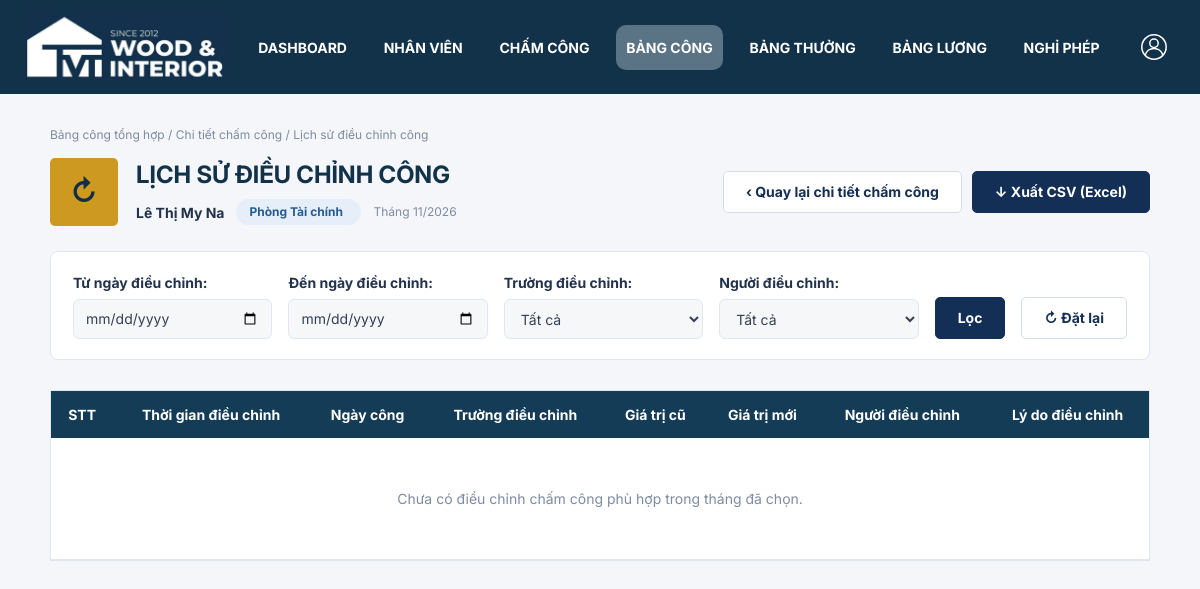
The page /bang_cong/nhan-vien/8/lich-su/?month=11&year=2026 (signed in) on the database as committed earlier.
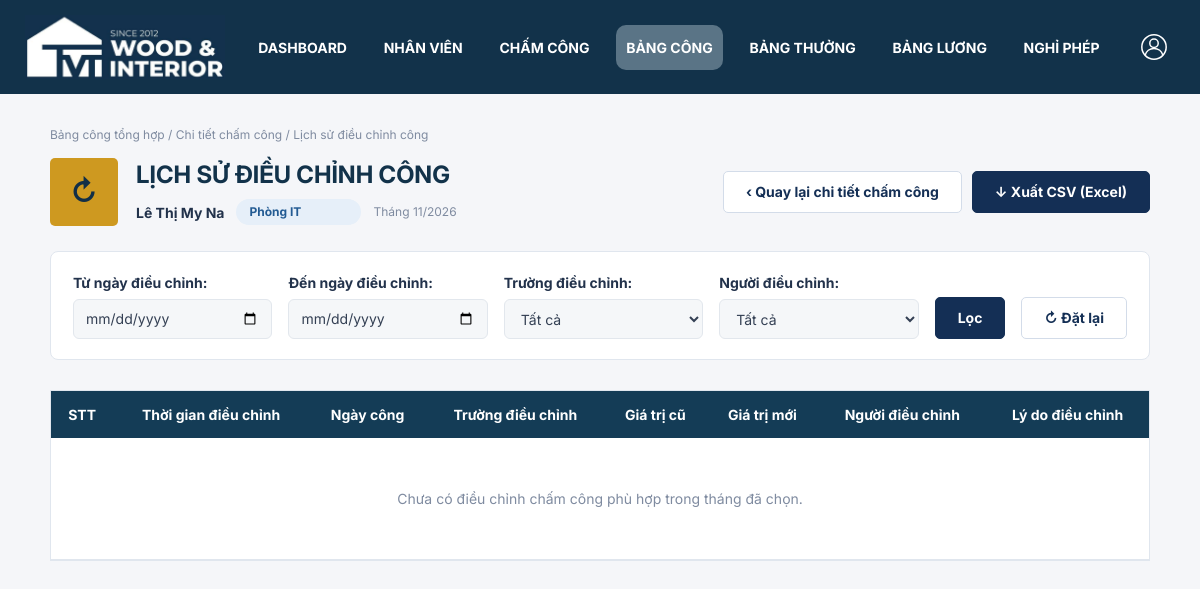
The same page on the database as committed later.
### nhan_vien/models.py (models this page shows, shortened)
class Employee(models.Model):
    GENDER_CHOICES = [('Nam', 'Nam'), ('Nữ', 'Nữ')]
    EMPLOYMENT_STATUS_CHOICES = [
        ('Đang làm việc', 'Đang làm việc'),
        ('Tạm nghỉ', 'Tạm nghỉ'),
        ('Đã nghỉ việc', 'Đã nghỉ việc'),
    ]
    code = models.CharField('Mã nhân viên', max_length=25, unique=True)
    full_name = models.CharField('Họ tên', max_length=255)
    user = models.OneToOneField(settings.AUTH_USER_MODEL, on_delete=models.PROTECT,
                               related_name='employee', verbose_name='Tài khoản')
    department = models.ForeignKey(Department, on_delete=models.PROTECT, verbose_name='Phòng ban')
    position = models.ForeignKey('Position', null=True, blank=True, on_delete=models.SET_NULL,
                                 related_name='employees', verbose_name='Chức vụ')
    avatar = models.FileField('Ảnh đại diện', upload_to='employees/avatars/', blank=True,
                              validators=[FileExtensionValidator(['jpg', 'jpeg', 'png', 'webp'])])
    national_id = models.CharField('CCCD', max_length=12, null=True, blank=True, unique=True)
    gender = models.CharField('Giới tính', max_length=10, choices=GENDER_CHOICES, blank=True)
    date_of_birth = models.DateField('Ngày sinh', null=True, blank=True)
    phone = models.CharField('Số điện thoại', max_length=15, null=True, blank=True, unique=True)
    address = models.CharField('Địa chỉ', max_length=255, blank=True)
    hire_date = models.DateField('Ngày vào làm')
    base_salary = models.DecimalField('Lương cơ bản', max_digits=16, decimal_places=2,
                                     validators=[MinValueValidator(0)])
    payroll_settings = models.JSONField('Thiết lập tính lương dùng chung', null=True, blank=True, default=None)
    is_active = models.BooleanField('Đang làm việc', default=True)
    employment_status = models.CharField('Trạng thái nhân viên', max_length=30,
                                         choices=EMPLOYMENT_STATUS_CHOICES,
                                         default='Đang làm việc')
    class Meta:
        ordering = ['code']
        db_table = 'Ho_so_ca_nhan'

class Department(models.Model):
    code = models.CharField('Mã phòng', max_length=30, unique=True)
    name = models.CharField('Tên phòng', max_length=150)
    allows_overtime = models.BooleanField('Phòng Sản xuất được phép OT', default=False)
    manager = models.ForeignKey('Employee', null=True, blank=True, on_delete=models.SET_NULL,
                                related_name='managed_departments', verbose_name='Trưởng phòng')
    class Meta:
        db_table = 'Phong_ban'
        constraints = [models.UniqueConstraint(fields=['allows_overtime'], condition=models.Q(allows_overtime=True),
                                               name='one_production_overtime_department')]

### bang_cong/views.py (the view)
# urls.py: path('nhan-vien/<int:employee_id>/lich-su/', views.lich_su_dieu_chinh, name='lich-su'),
@login_required
def lich_su_dieu_chinh(request, employee_id):
    pham_vi = Employee.objects.filter(Q(pk__in=visible_employees(request.user).values('pk')) | Q(user=request.user))
    nhan_vien = get_object_or_404(pham_vi, pk=employee_id)
    ngu_canh = du_lieu_lich_su_cong(request, nhan_vien)
    ngu_canh.update({
        'employee': nhan_vien, 'can_export': has_role(request.user, HR, DIRECTOR),
        'page_obj': Paginator(ngu_canh['rows'], 20).get_page(request.GET.get('page')),
        'page_query': tham_so_phan_trang(request),
    })
    return render(request, 'attendance/history.html', ngu_canh)

### bang_cong/forms.py
class BoLocLichSuCong(forms.Form):
    start = _truong_ngay('Từ ngày điều chỉnh')
    end = _truong_ngay('Đến ngày điều chỉnh')
    field = forms.ChoiceField(label='Trường điều chỉnh', choices=[('', 'Tất cả'), *CAC_TRUONG_DIEU_CHINH.items()], required=False)
    actor = forms.ModelChoiceField(label='Người điều chỉnh', queryset=get_user_model().objects.none(), required=False,
                                  empty_label='Tất cả')
    def __init__(self, data, logs):
        super().__init__(data)
        self.fields['actor'].queryset = get_user_model().objects.filter(
            pk__in=logs.values_list('nguoi_thuc_hien_id', flat=True),
        ).order_by('username')
    def clean(self):
        return _kiem_tra_khoang_ngay(super().clean(), 'Khoảng ngày điều chỉnh không hợp lệ.')

### bang_cong/forms.py (called while the page is built)
def _kiem_tra_khoang_ngay(du_lieu, thong_bao):
    bat_dau, ket_thuc = du_lieu.get('start'), du_lieu.get('end')
    if bat_dau and ket_thuc and bat_dau > ket_thuc:
        raise forms.ValidationError(thong_bao)
    return du_lieu  # Trả dữ liệu đã kiểm tra cho clean().

### bang_cong/views.py (called while the page is built)
def tham_so_phan_trang(request):
    gia_tri = request.GET.copy()
    gia_tri.pop('page', None)
    return gia_tri.urlencode()

### templates/attendance/history.html (shortened to what this page needs)
{% extends 'attendance/base.html' %}
{% block attendance_content %}
<div class="at-breadcrumb"><a href="{% url 'bang_cong:danh-sach' %}?{{ month_query }}">Bảng công tổng hợp</a> / <a href="{% url 'bang_cong:cong-nhan-vien' employee.pk %}?{{ month_query }}">Chi tiết chấm công</a> / Lịch sử điều chỉnh công</div>
<div class="at-history-title"><span class="at-icon" aria-hidden="true">↻</span><div><h1>LỊCH SỬ ĐIỀU CHỈNH CÔNG</h1><div class="at-person-meta"><strong>{{ employee.full_name }}</strong><span class="at-pill department">{{ employee.department.name }}</span><span class="at-muted">Tháng {{ period_form.month.value }}/{{ period_form.year.value }}</span></div></div>
<div class="at-person-actions"><a class="at-button secondary" href="{% url 'bang_cong:cong-nhan-vien' employee.pk %}?{{ month_query }}">‹ Quay lại chi tiết chấm công</a>{% if can_export %}<a class="at-button" href="{% url 'bang_cong:xuat' employee.pk %}?{{ page_query }}&mode=history">↓ Xuất CSV (Excel)</a>{% endif %}</div></div>
<form class="at-filter" method="get"><input type="hidden" name="month" value="{{ period_form.month.value }}"><input type="hidden" name="year" value="{{ period_form.year.value }}">
{% for field in form %}<div class="at-field">{{ field.label_tag }}{{ field }}</div>{% endfor %}<button class="at-button">Lọc</button><a class="at-button secondary" href="?{{ month_query }}">↻ Đặt lại</a>
{% if form.errors or period_form.errors %}<div class="at-errors w-100">{{ form.errors }}{{ period_form.errors }}</div>{% endif %}</form>
<div class="at-table-wrap"><table class="at-table at-history-table"><thead><tr><th>STT</th><th>Thời gian điều chỉnh</th><th>Ngày công</th><th>Trường điều chỉnh</th><th>Giá trị cũ</th><th>Giá trị mới</th><th>Người điều chỉnh</th><th>Lý do điều chỉnh</th></tr></thead><tbody>
{% for item in page_obj %}<tr><td>{{ page_obj.start_index|add:forloop.counter0 }}</td><td>{{ item.time|date:'d/m/Y H:i' }}</td><td>{{ item.date }}</td><td><span class="at-pill department">{{ item.field }}</span></td><td class="note">{{ item.old|default:'—' }}</td><td class="note">{{ item.new|default:'—' }}</td><td>{{ item.actor }}</td><td class="note">{{ item.reason }}</td></tr>{% empty %}<tr><td colspan="8" class="at-empty">Chưa có điều chỉnh chấm công phù hợp trong tháng đã chọn.</td></tr>{% endfor %}</tbody></table></div>
{% endblock %}

Rows that differ between the two databases and show on the page:
changed Employee "Lê Thị My Na": department.name "Phòng Tài chính" → "Phòng IT"
